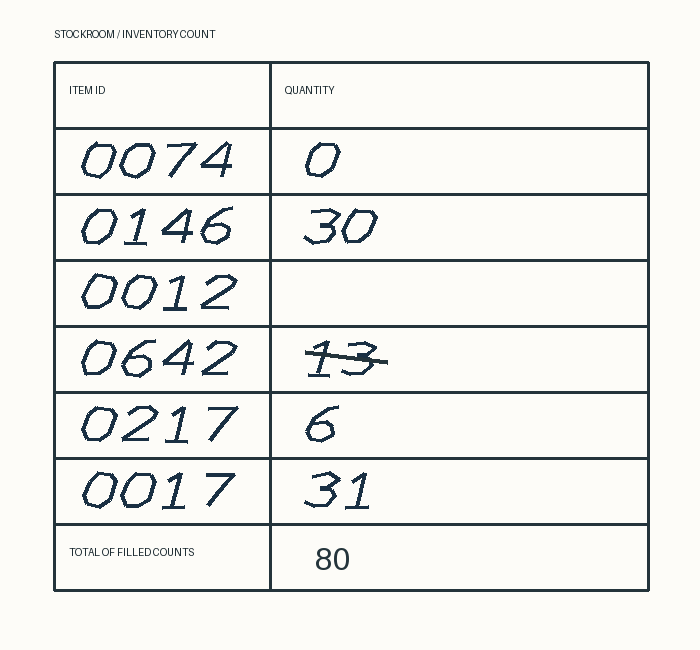
#> input picture examples/ambiguous.png, 700 x 650 px
$ python -i grid.py   (imports and definitions only)
#> lines starting #> are read from the running program, lines starting #| are printed output that depends on the picture; after the words box and inside, x2 and y2 are one past the last pixel; in counts of white or black regions, pixels touching at a corner belong together
import numpy as np
from scipy import ndimage
from PIL import Image


def ink(image, *, relaxed=False):
    grey = np.asarray(image.convert("L"))
    local = ndimage.uniform_filter(grey.astype(np.float32), size=35)
    if relaxed:
        return (grey < 236) & (grey < local - 11)
    return (grey < 166) & (grey < local - 18)


def line_centres(projection, threshold):
    hits = np.flatnonzero(projection >= threshold)
    sections = np.split(hits, np.flatnonzero(np.diff(hits) > 2) + 1)
    return [int(round(part.mean())) for part in sections if len(part)]


def deskew(image):
    mask = ink(image)
    sample = mask[::3, ::3]
    angles = range(-8, 9)
    def score(angle):
        rotated = ndimage.rotate(sample, angle, reshape=False, order=0)
        return np.square(rotated.sum(axis=1, dtype=float)).sum()
    angle = max(angles, key=lambda a: (score(a), -abs(a)))
    return image.rotate(angle, resample=Image.Resampling.BICUBIC, fillcolor="white") if angle else image


def detect(image):
    for relaxed in (False, True):
        mask = ink(image, relaxed=relaxed)
        vertical = horizontal = mask
        if relaxed:
            # Keep long contiguous rules, not the swollen handwriting around them.
            vertical = ndimage.binary_opening(mask, structure=np.ones((max(3, image.height//9), 1)))
            horizontal = ndimage.binary_opening(mask, structure=np.ones((1, max(3, image.width//9))))
        x = line_centres(vertical.sum(axis=0), image.height * 0.46)
        y = line_centres(horizontal.sum(axis=1), image.width * 0.45)
        if (len(x) == 3 and 4 <= len(y) <= 32
                and min(np.diff(x)) >= 24 and min(np.diff(y)) >= 22):
            return x, y
    raise ValueError("Could not locate a two-column ruled grid. Crop or straighten the page and retry.")


def cell_boxes(x, y):
    """The first row is a header and the last row contains the optional total."""
    return [
        ((x[0]+4, top+4, x[1]-4, bottom-4), (x[1]+4, top+4, x[2]-4, bottom-4))
        for top, bottom in zip(y[1:-2], y[2:-1])
    ], (x[1]+4, y[-2]+4, x[2]-4, y[-1]-4)

>>> from PIL import Image
>>> picture = Image.open('../examples/ambiguous.png')
#> picture is the input picture: PIL image 700x650 RGB; mean R, G, B 237, 237.3, 234.4
#> the loop in detect, `for relaxed in (False, True):` made 1 pass
#> (x, y) on pass 1: ([54, 270, 648], [62, 128, 194, 260, 326, 392, 458, 524, 590])
#> pass 1, in ink, `local = ndimage.uniform_filter(grey.astype(np.float32), size=35)`:
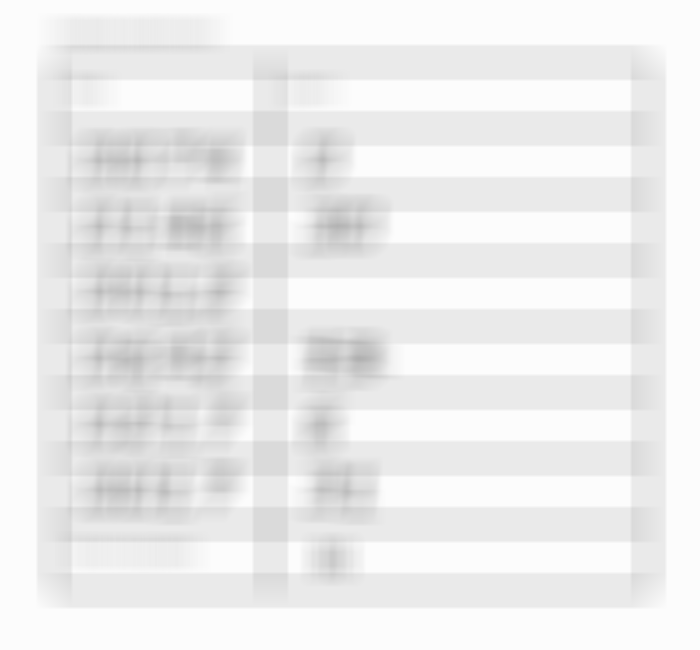
#> local: shape (650, 700) float32; min 176.9, max 252, mean 237.1
#> pass 1, in detect, `mask = ink(image, relaxed=relaxed)`:
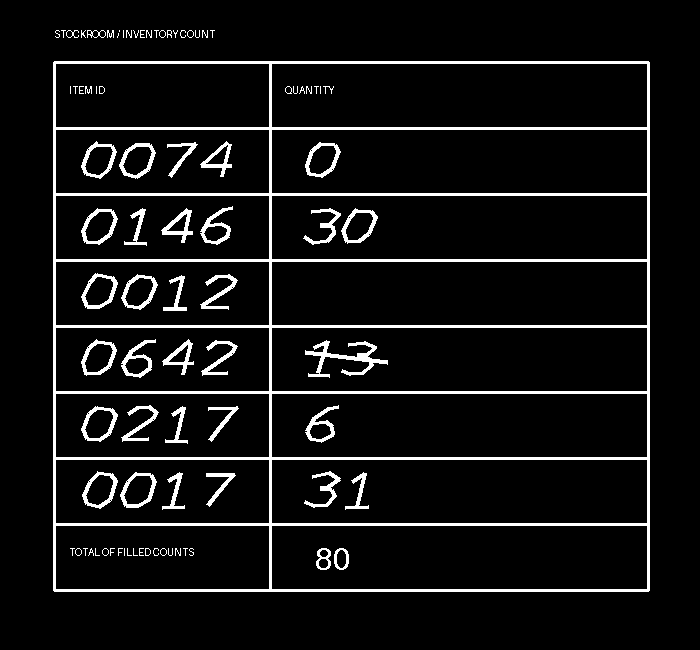
#> mask: shape (650, 700) bool; 7.3% white; 88 white regions (40 under 20 px), largest, box (x1, y1, x2, y2) and area: (53, 61, 650, 592) 20651, (305, 340, 388, 378) 880, (121, 339, 156, 378) 399
>>> result = detect(picture)
#> result = ([54, 270, 648], [62, 128, 194, 260, 326, 392, 458, 524, 590])
